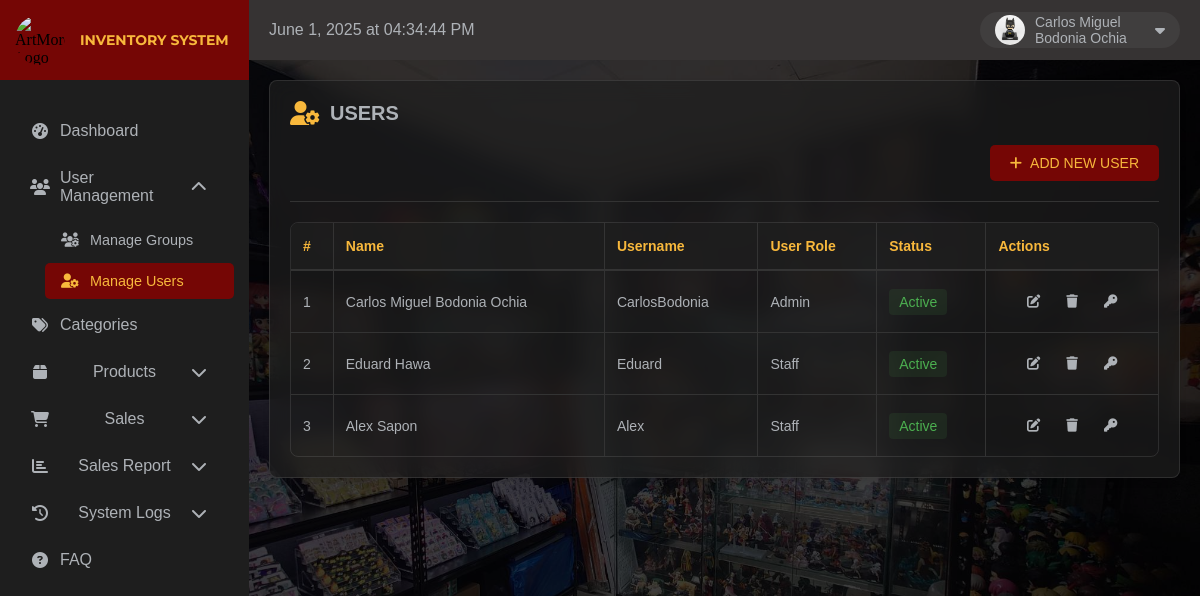
/admin/manageUsers.php (signed in), run on the app's committed database.
### tables this page shows
CREATE TABLE `users` (
  `id` int(11) NOT NULL,
  `name` varchar(100) NOT NULL,
  `username` varchar(255) NOT NULL,
  `password` varchar(255) NOT NULL,
  `role` enum('admin','staff','','') NOT NULL,
  `created_at` timestamp NOT NULL DEFAULT current_timestamp(),
  `updated_at` timestamp NOT NULL DEFAULT current_timestamp() ON UPDATE current_timestamp(),
  `status` tinyint(1) NOT NULL,
  `profile_image` varchar(255) DEFAULT NULL,
  `deleted_at` timestamp NULL DEFAULT NULL
);

### admin/manageUsers.php (the view, shortened to what this page needs)
<?php
$host = "localhost";
$username = "root";
$password = "";
$database = "inventory_system";
$conn = mysqli_connect($host, $username, $password, $database);
?>
<!DOCTYPE html>
<html lang="en">
<head>
    <link rel="stylesheet" href="https://cdnjs.cloudflare.com/ajax/libs/font-awesome/6.5.1/css/all.min.css">
</head>
<body>
            <div class="sidebar">
                <div class="logo-container">
                    <img src="../upload/ArtMore.jpg" alt="ArtMore Logo">
                    <h1>INVENTORY SYSTEM</h1>
                </div>
                <ul class="nav-links">
                    <li>
                        <a href="dashboard.php">
                            <i class="fas fa-tachometer-alt"></i>Dashboard
                        </a>
                    </li>
                    <li class="dropdown open">
                        <a href="#" class="dropdown-toggle">
                            <i class="fas fa-users"></i>User Management
                            <i class="fas fa-chevron-down arrow"></i>
                        </a>
                        <ul class="submenu">
                            <li><a href="manageGroups.php"><i class="fas fa-users-cog"></i>Manage Groups</a></li>
                            <li class="active"><a href="manageUsers.php"><i class="fas fa-user-cog"></i>Manage Users</a></li>
                        </ul>
                    </li>
                    <li>
                        <a href="categories.php">
                            <i class="fas fa-tags"></i>Categories
                        </a>
                    </li>
                    <li class="dropdown">
                        <a href="#" class="dropdown-toggle">
                            <i class="fas fa-box"></i>Products
                            <i class="fas fa-chevron-down arrow"></i>
                        </a>
                    </li>
                    <li class="dropdown">
                        <a href="#" class="dropdown-toggle">
                            <i class="fas fa-shopping-cart"></i>Sales
                            <i class="fas fa-chevron-down arrow"></i>
                        </a>
                    </li>
                    <li class="dropdown">
                        <a href="#" class="dropdown-toggle">
                            <i class="fas fa-chart-bar"></i>Sales Report
                            <i class="fas fa-chevron-down arrow"></i>
                        </a>
                    </li>
                <li class="dropdown">
                    <a href="#" class="dropdown-toggle">
                        <i class="fas fa-history"></i>System Logs
                        <i class="fas fa-chevron-down arrow"></i>
                    </a>
                    </li>
                    <li>
                        <a href="faq.php">
                            <i class="fas fa-question-circle"></i>FAQ
                        </a>
                    </li>
                </ul>
            </div>
            <div class="topbar">
                <div class="time-label" id="currentDateTime"></div>
                <div class="profile-container">
                    <?php
                    if (isset($_SESSION['user_id'])) {
                        $userId = $_SESSION['user_id'];
                        $query = "SELECT id, name, profile_image FROM users WHERE id = '$userId'";
                        $result = mysqli_query($conn, $query);
                        if ($result && mysqli_num_rows($result) > 0) {
                            $user = mysqli_fetch_assoc($result);
                            $profileImage = !empty($user['profile_image']) && file_exists("../upload/profiles/" . $user['profile_image'])
                                ? $user['profile_image']
                                : 'default.jpg';
                            ?>
                            <img src="<?php echo htmlspecialchars('../upload/profiles/' . $profileImage); ?>" alt="Profile Picture">
                            <span class="profile-name"><?php echo htmlspecialchars($user['name']); ?></span>
                            <?php
                        } else {
                            ?>
                            <img src="../upload/profiles/default.jpg" alt="Default Profile Picture">
                            <span class="profile-name">Unknown User</span>
                            <?php
                        }
                    } else {
                        ?>
                        <img src="../upload/profiles/default.jpg" alt="Default Profile Picture">
                        <span class="profile-name">Guest User</span>
                        <?php
                    }
                    ?>
                    <i class="fas fa-caret-down"></i>
                </div>
            </div>
            <div class="main-content">
                <div class="content-card dashboard-table">
                    <div class="table-header">
                        <i class="fas fa-user-cog"></i>
                        <h2>USERS</h2>
                    </div>
                    <div class="header-actions">
                        <a href="addNewUser.php" class="add-btn">
                            <i class="fas fa-plus"></i>
                            ADD NEW USER
                        </a>
                    </div>
                    <hr class="header-line">
                    <div class="table-container">
                        <table>
                            <thead>
                                <tr>
                                    <th>#</th>
                                    <th>Name</th>
                                    <th>Username</th>
                                    <th>User Role</th>
                                    <th>Status</th>
                                    <th>Actions</th>
                                </tr>
                            </thead>
                            <tbody>
                                <?php
                                $query = "SELECT u.*, ug.group_level
                                          FROM users u
                                          LEFT JOIN user_groups ug ON u.role = ug.group_name
                                          ORDER BY u.id ASC";
                                $result = mysqli_query($conn, $query);
                                $counter = 1;
                                if ($result) {
                                    while ($user = mysqli_fetch_assoc($result)) {
                                        $statusClass = $user['status'] == 1 ? 'status-active' : 'status-inactive';
                                        $statusText = $user['status'] == 1 ? 'Active' : 'Inactive';
                                        $displayRole = '';
                                        if ($user['group_level'] == 1) {
                                            $displayRole = 'Admin';
                                        } elseif ($user['group_level'] == 2) {
                                            $displayRole = 'Staff';
                                        } else {
                                            $displayRole = ucfirst($user['role']);
                                        }
                                ?>
                                        <tr>
                                            <td><?php echo $counter++; ?></td>
                                            <td><?php echo htmlspecialchars($user['name']); ?></td>
                                            <td><?php echo htmlspecialchars($user['username']); ?></td>
                                            <td><?php echo htmlspecialchars($displayRole); ?></td>
                                            <td><span class="<?php echo $statusClass; ?>"><?php echo $statusText; ?></span></td>
                                            <td class="actions">
                                                <button class="action-btn edit" data-id="<?php echo $user['id']; ?>">
                                                    <i class="fas fa-edit"></i>
                                                </button>
                                                <button class="action-btn delete" data-id="<?php echo $user['id']; ?>">
                                                    <i class="fas fa-trash"></i>
                                                </button>
                                                <button class="action-btn reset-pwd" data-id="<?php echo $user['id']; ?>">
                                                    <i class="fas fa-key"></i>
                                                </button>
                                            </td>
                                        </tr>
                                <?php
                                    }
                                } else {
                                    echo "<tr><td colspan='6'>Error fetching users: " . mysqli_error($conn) . "</td></tr>";
                                }
                                ?>
                            </tbody>
                        </table>
                    </div>
                </div>
            </div>
</body>
</html>

### data on the page
users: profile_image (picture), name "Carlos Miguel Bodonia Ochia"

### other printed values
$user['name'] "Carlos Miguel Bodonia Ochia"
$user['username'] "CarlosBodonia"
$displayRole "Admin"
$statusText "Active"
$user['name'] "Eduard Hawa"
$user['username'] "Eduard"
$displayRole "Staff"
$user['name'] "Alex Sapon"
$user['username'] "Alex"
